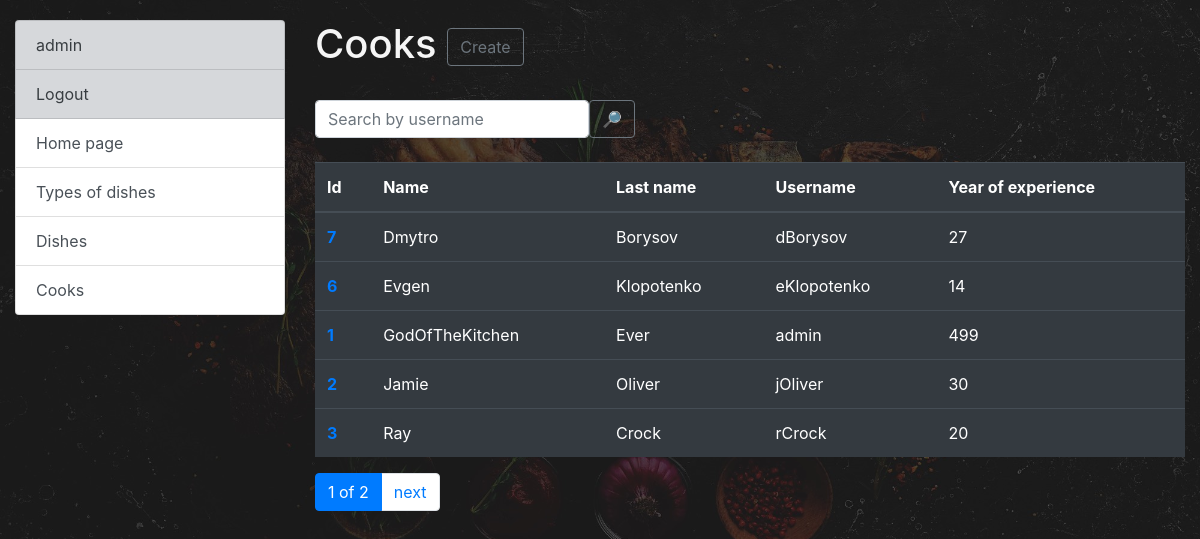
Page /cook/ (signed in) on the committed database.
### kitchen/models.py (models this page shows, shortened)
class Cook(AbstractUser):
    years_of_experience = models.IntegerField(null=True, blank=True)
    class Meta:
        ordering = ["first_name"]

### kitchen/views.py (the view)
# urls.py: path("cook/", CookListView.as_view(), name="cook-list"),
class CookListView(LoginRequiredMixin, generic.ListView):
    model = Cook
    paginate_by = 5
    queryset = Cook.objects.all()
    def get_context_data(self, *, object_list=None, **kwargs):
        context = super(CookListView, self).get_context_data(**kwargs)
        username = self.request.GET.get("username", "")
        context["search_form"] = CookSearchForm(initial={"username": username})
        return context
    def get_queryset(self):
        form = CookSearchForm(self.request.GET)
        if form.is_valid():
            return self.queryset.filter(
                username__icontains=form.cleaned_data["username"]
            )
        return self.queryset

### kitchen/form.py
class CookSearchForm(forms.Form):
    username = forms.CharField(
        max_length=255,
        required=False,
        label="",
        widget=forms.TextInput(attrs={"placeholder": "Search by username"}),
    )

### kitchen/templatetags/query_transform.py (called while the page is built)
@register.simple_tag
def query_transform(request, **kwargs):
    updated = request.GET.copy()
    for key, value in kwargs.items():
        if value is not None:
            updated[key] = value
        else:
            updated.pop(key, 0)
    return updated.urlencode()

### templates/kitchen/cook_list.html
{% extends "base.html" %}
{% load crispy_forms_filters %}
{% block content %}
  <h1>
    Cooks
    <a href="{% url 'kitchen:cook-create' %}" class="btn btn-outline-secondary">
      Create
    </a>
  </h1>
  <br>
  <form action="" method="get" class="form-inline">
    {{search_form|crispy }}
      <input type="submit" class="btn btn-outline-secondary" value="🔎">
  </form>
  <br>
    <table class="table table table-dark">
      <thead>
      <tr>
        <th scope="col">Id</th>
        <th scope="col">Name</th>
        <th scope="col">Last name</th>
        <th scope="col">Username</th>
        <th scope="col">Year of experience</th>
      </tr>
      </thead>
      <tbody>
      {% if cook_list %}
        {% for cook in cook_list %}
          <tr>
            <th scope="col">
           <a href="{% url 'kitchen:cook-detail' pk=cook.id %}">{{ cook.id }}</a>
            </th>
            <td>{{ cook.first_name }} </td>
            <td>{{ cook.last_name }} </td>
            <td scope="col">{{ cook.username }}</td>
            <td>{{ cook.years_of_experience }}</td>
          </tr>
        {% endfor %}
      {% else %}
        <th scope="col">There are not cooks</th>
      {% endif %}
      </tbody>
    </table>
{% endblock %}

### templates/includes/sidebar.html
<ul class="sidebar-nav list-group">
  {% if user.is_authenticated %}
     <a class="list-group-item list-group-item-action list-group-item-secondary" href="{% url "kitchen:cook-detail" pk=user.id %}">{{ user.username }} </a>
     <a class="list-group-item list-group-item-action list-group-item-secondary" href="{% url "logout" %}">Logout</a>
  {% else %}
  <a class="list-group-item list-group-item-action list-group-item-secondary" href="{% url "login" %}">Login</a>
  {% endif %}
  <a class="list-group-item list-group-item-action" href="{% url 'kitchen:index' %}">Home page</a>
  <a class="list-group-item list-group-item-action" href="{% url 'kitchen:dish-type-list' %}">Types of dishes</a>
  <a class="list-group-item list-group-item-action" href="{% url 'kitchen:dish-list' %}">Dishes</a>
  <a class="list-group-item list-group-item-action" href="{% url 'kitchen:cook-list' %}">Cooks</a>
</ul>

### static/css/styles.css (style rules this page uses)
body { margin-top: 20px; background-image: url('/static/steak.jpeg'); background-size: cover; color: whitesmoke; }

### rows in the picture
Cook: username "admin", id "1", first_name "GodOfTheKitchen", last_name "Ever", years_of_experience "499"
Cook: id "7", first_name "Dmytro", last_name "Borysov", username "dBorysov", years_of_experience "27"
Cook: id "6", first_name "Evgen", last_name "Klopotenko", username "eKlopotenko", years_of_experience "14"
Cook: id "2", first_name "Jamie", last_name "Oliver", username "jOliver", years_of_experience "30"
Cook: id "3", first_name "Ray", last_name "Crock", username "rCrock", years_of_experience "20"

### other values in the picture
{{ page_obj.number }} "1"
{{ paginator.num_pages }} "2"
